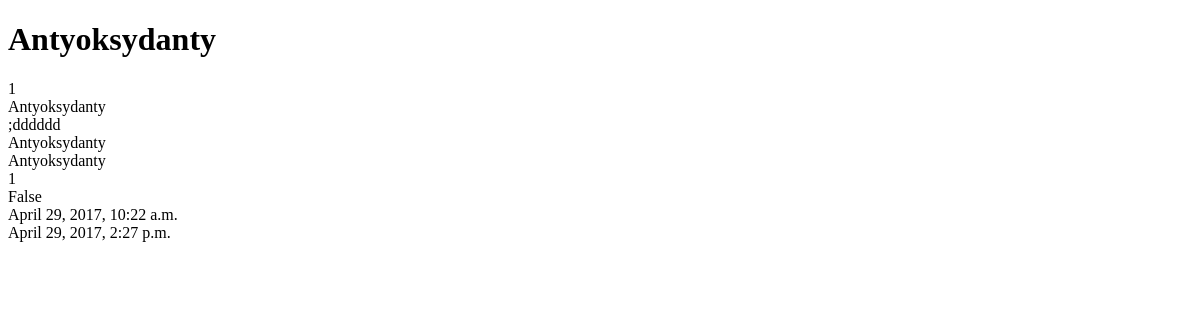
Page /shop/1/ on the earlier database version.
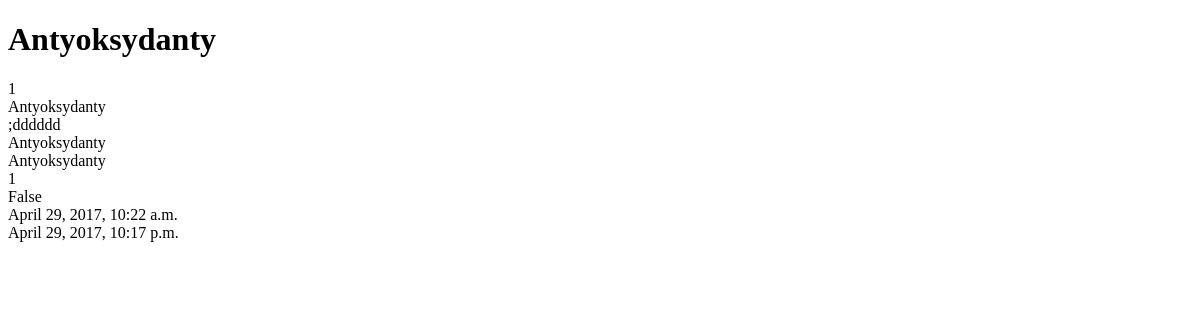
Same page on the later database version.
### shop/models.py (models this page shows, shortened)
class Shop(models.Model):
    id = models.AutoField(primary_key=True)
    name = models.CharField(max_length=50, )
    description = models.TextField()
    main_category = models.CharField(max_length=50)
    categories = models.TextField()
    shop_level = models.IntegerField()
    is_in_lottery = models.BooleanField(default=False)
    date_of_creation = models.DateTimeField(auto_now=False, auto_now_add=True)
    date_of_update = models.DateTimeField(auto_now=True, auto_now_add=False)

### shop/views.py (the view)
# urls.py: url(r'^(?P<id>\d+)/$', shop_detail, name='detail'),
def shop_detail(request, id=None):
    instance = get_object_or_404(Shop, id=id)  # look for given id, if not present - render 404 error
    context = {
        "name": instance.name,
        "instance": instance,
    }
    return render(request, "shop_detail.html", context)

### templates/shop_detail.html (shortened to what this page needs)
<!DOCTYPE html>
<html lang="en">
<head>
</head>
<body>
<h1>{{ name }}</h1>
{{ instance.id }}<br/>
{{ instance.name }}<br/>
{{ instance.description }}<br/>
{{ instance.main_category }}<br/>
{{ instance.categories }}<br/>
{{ instance.shop_level }}<br/>
{{ instance.is_in_lottery }}<br/>
{{ instance.date_of_creation }}<br/>
{{ instance.date_of_update }}<br/>
</body>
</html>

Differences in the rows shown:
changed Shop "Antyoksydanty": date_of_update "April 29, 2017, 2:27 p.m." → "April 29, 2017, 10:17 p.m."
